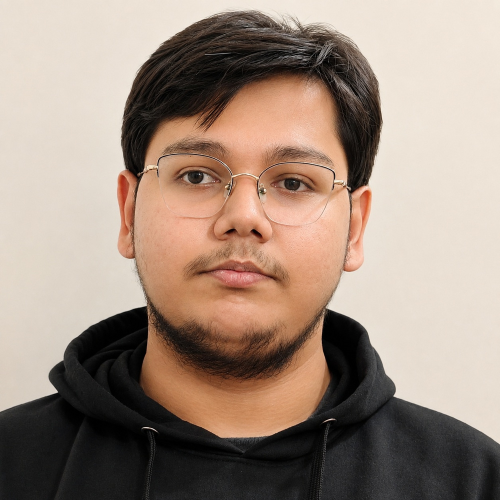
#> input picture assets/profile-source.jpg, 1000 x 1000 px (shown at 1/2 size); its folder holds only this picture in this run
$ python -i art_portrait.py   (imports and definitions only)
#> lines starting #> are read from the running program, lines starting #| are printed output that depends on the picture; after the words box and inside, x2 and y2 are one past the last pixel; in counts of white or black regions, pixels touching at a corner belong together
#!/usr/bin/env python3
"""
art_portrait.py

Turns a real photograph into a purple dot-matrix portrait that speaks the same
visual language as the `</>` glyph in art_code.py.

Nothing here is generative: no model invents a face, no detail is hallucinated.
Every dot is a measurement of the source photograph -- background removal by
flood fill, tone mapping, gradient magnitude, and grid sampling. The same photo
plus the same parameters always yields the same SVG.

Pipeline
--------
1.  load + background removal      flood fill from the border on a flat backdrop
2.  head detection                 row-width profile -> hair top, head width, neck
3.  composition                    crop to head-and-shoulders, fade the shoulders
4.  tone                           grayscale, subject-local normalise, local contrast
5.  feature maps                   gradient magnitude, dark-line (black-hat), rim
6.  grid sampling                  mean/min blended so thin dark lines survive
7.  style                          halftone | structure | hybrid -> dot list

Why brightness drives dot *weight* rather than dot *presence*: the terminal
background is dark, so "ink where the photo is dark" would turn the hair and
hoodie into one solid purple slab with a hole where the face is. Instead the
subject mask decides that a dot exists at all, and luminance decides how big
and bright it is. The hair stays present as a dim mass, the face reads as the
bright focal point, and the silhouette never collapses into a blob.

Dependencies: Pillow, NumPy.
"""

import os
from collections import deque

import numpy as np
from PIL import Image, ImageFilter

from dotmatrix import (ART_WIDTH, ART_HEIGHT, DOT_COLOR, DOT_COLOR_DIM,
                       clamp, lerp)

GROUP_ID = "portrait-dot-matrix"

STYLES = ("halftone", "structure", "hybrid")

# ---------------------------------------------------------------------------
# Composition: where the portrait sits inside the 540x540 art box
# ---------------------------------------------------------------------------
# Chosen to occupy roughly the optical weight of the `</>` glyph while allowing
# the extra height a head-and-shoulders composition needs. In hero coordinates
# this lands at x 122..462, y 162..582 -- clear of the prompt line (y=100), the
# footer divider (y=672), and the right-hand info column (x=592).

BOX_CX = 270.0
BOX_CY = 250.0
BOX_W = 382.0
BOX_H = 472.0

GRID_ROWS = 70                      # -> pitch ~6.74 art units
JITTER = 0.55                       # organic wobble, matches the glyph's feel
SEED = 20260731

# Fraction of the crop height the head (hair top -> chin) should occupy.
HEAD_FRACTION = 0.70
HEADROOM = 0.045                    # extra crop above the hair, as a fraction

# Shoulders dissolve toward the bottom of the crop instead of ending in a bar.
SHOULDER_FADE_START = 0.72          # fraction of crop height where fade begins
SIDE_FADE = 0.055                   # horizontal dissolve at the crop edges

BG_TOLERANCE = 34.0                 # RGB distance treated as "backdrop"
SAMPLE_PX = 2400                    # working resolution before grid sampling

# --- tone ------------------------------------------------------------------

TONE_FLOOR = 0.12                   # darkest subject areas still get some ink
TONE_GAMMA = 1.70                   # S-curve steepness, not a plain power
LOCAL_CONTRAST = 0.55               # unsharp amount, gives hair internal texture
DARKLINE_STRENGTH = 0.85            # how hard glasses/brows/mouth carve out ink
MIN_BLEND = 0.25                    # min-pooling weight when sampling a cell

# --- dot treatment ---------------------------------------------------------

DOT_R_FRAC = (0.20, 0.52)           # dot radius as a fraction of the cell
DOT_OPACITY = (0.30, 1.00)
RADIUS_CURVE = 0.85                 # <1 lifts midtones, >1 crushes them
OPACITY_CURVE = 0.60                # keeps most ink near-solid, halftone style
RIM_BOOST = 0.26                    # extra weight along the subject silhouette
HYBRID_SHARPEN = 0.50               # grid-level unsharp, keeps features crisp
MIN_WEIGHT = 0.10                   # below this a cell emits no dot at all


# ===========================================================================
# Stage 1-3: photograph -> composed, background-free head-and-shoulders
# ===========================================================================


def _flood_background(bgish):
    """Background = backdrop-coloured pixels *connected to the image border*.

    Connectivity matters: the hoodie reaches the bottom corners, and light
    highlights inside the hair are backdrop-coloured but enclosed. A plain
    colour threshold would punch holes in the subject; a flood fill will not.
    """
    h, w = bgish.shape
    seen = np.zeros((h, w), bool)
    dq = deque()

    def push(y, x):
        if bgish[y, x] and not seen[y, x]:
            seen[y, x] = True
            dq.append((y, x))

    for x in range(w):
        push(0, x)
        push(h - 1, x)
    for y in range(h):
        push(y, 0)
        push(y, w - 1)

    while dq:
        y, x = dq.popleft()
        if y > 0:
            push(y - 1, x)
        if y < h - 1:
            push(y + 1, x)
        if x > 0:
            push(y, x - 1)
        if x < w - 1:
            push(y, x + 1)

    return seen


def _clean_mask(mask, radius=3):
    """Close pinholes then shave single-pixel fringe off the silhouette."""
    img = Image.fromarray((mask * 255).astype(np.uint8))
    img = img.filter(ImageFilter.MaxFilter(radius))   # close
    img = img.filter(ImageFilter.MinFilter(radius))
    img = img.filter(ImageFilter.MinFilter(3))        # shave halo
    img = img.filter(ImageFilter.MaxFilter(3))
    return np.asarray(img) > 127


def extract_subject(path):
    """Return (rgb float array, subject mask) with the flat backdrop removed."""
    im = Image.open(path).convert("RGB")
    rgb = np.asarray(im).astype(np.float32)

    border = np.concatenate([
        rgb[:6].reshape(-1, 3), rgb[-6:].reshape(-1, 3),
        rgb[:, :6].reshape(-1, 3), rgb[:, -6:].reshape(-1, 3),
    ])
    backdrop = np.median(border, axis=0)

    bgish = np.linalg.norm(rgb - backdrop, axis=2) < BG_TOLERANCE
    mask = ~_flood_background(bgish)
    return rgb, _clean_mask(mask)


def measure_head(mask):
    """Locate hair top, head width and neck from the subject's row widths.

    Deterministic and photo-agnostic: no face model, just the shape of the
    silhouette. Works because a head-and-shoulders photo is narrow at the hair,
    widest at the ears, pinched at the neck, and flares at the shoulders.
    """
    h, w = mask.shape
    widths = mask.sum(axis=1)

    rows = np.where(widths >= max(24, w * 0.02))[0]
    if rows.size == 0:
        raise ValueError("no subject found in the source image")
    head_top = int(rows[0])

    # Widest point of the head lives in the upper half of the silhouette.
    upper = widths[head_top:head_top + int(h * 0.5)]
    head_w = int(upper.max())

    # Neck: narrowest row between the ears and the shoulder flare.
    lo = head_top + int(head_w * 0.60)
    hi = min(h, head_top + int(head_w * 1.70))
    neck = int(lo + np.argmin(widths[lo:hi])) if hi > lo + 1 else head_top + head_w

    # Horizontal centre from the head band only, so shoulders cannot pull it.
    band = mask[head_top:neck]
    cols = np.where(band.any(axis=0))[0]
    cx = float((cols[0] + cols[-1]) / 2.0)

    return head_top, neck, head_w, cx


def compose(path):
    """Crop to a centred head-and-shoulders and build a soft alpha channel."""
    rgb, mask = extract_subject(path)
#> in extract_subject, im is the input picture: PIL image 1000x1000 RGB; mean R, G, B 159.2, 140.1, 126.6
#> in extract_subject, `backdrop = np.median(border, axis=0)`: backdrop = [231, 221, 209]
#> in extract_subject, `bgish = np.linalg.norm(rgb - backdrop, axis=2) < BG_TOLERANCE`:
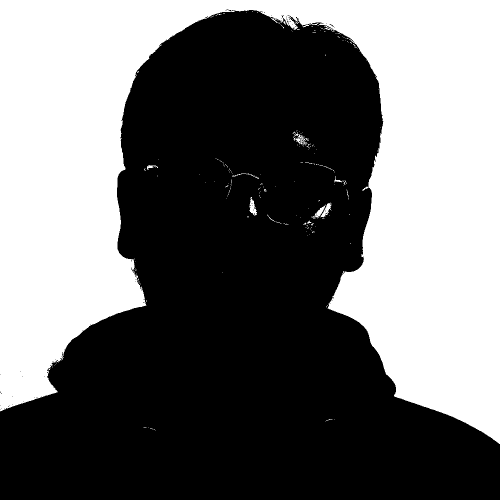
#> bgish: shape (1000, 1000) bool (shown at 1/2 size); 42.9% white; 222 white regions (208 under 20 px), largest, box (x1, y1, x2, y2) and area: (0, 0, 1000, 888) 426825, (498, 394, 514, 431) 290, (640, 406, 663, 435) 246
#> in extract_subject, `mask = ~_flood_background(bgish)`: mask: shape (1000, 1000) bool; 57.3% white; 1 black region, box (x1, y1, x2, y2) and area: (0, 0, 1000, 888) 426717
#> in _clean_mask, `img = img.filter(ImageFilter.MaxFilter(radius))`: img: PIL image 1000x1000 L; 57.7% white; 9 black regions (7 under 20 px), largest, box (x1, y1, x2, y2) and area: (0, 0, 1000, 887) 422481, (578, 41, 590, 55) 75
#> in _clean_mask, `img = img.filter(ImageFilter.MinFilter(radius))`: img: PIL image 1000x1000 L; 57.4% white; 2 black regions (1 under 20 px), largest, box (x1, y1, x2, y2) and area: (0, 0, 1000, 888) 426263
#> in _clean_mask, `img = img.filter(ImageFilter.MinFilter(3))`:
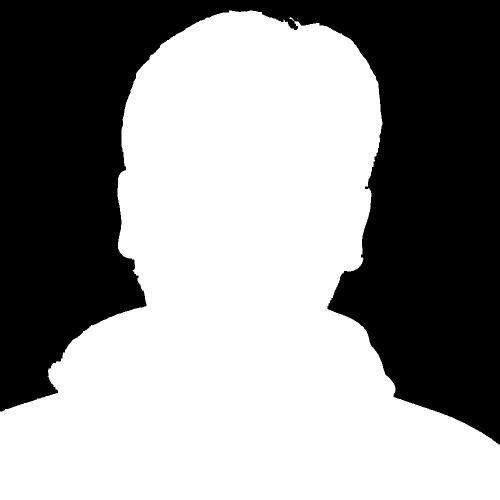
#> img: PIL image 1000x1000 L (shown at 1/2 size); 57% white; 1 black region, box (x1, y1, x2, y2) and area: (0, 0, 1000, 889) 429742
#> in _clean_mask, `img = img.filter(ImageFilter.MaxFilter(3))`: img: PIL image 1000x1000 L; 57.4% white; 1 black region, box (x1, y1, x2, y2) and area: (0, 0, 1000, 888) 426458
    head_top, neck, head_w, cx = measure_head(mask)
#> in measure_head, `widths = mask.sum(axis=1)`: widths = 1000 values, max 1000 at index 888, min 0 at index 0, mean 573.5
#> in measure_head, `rows = np.where(widths >= max(24, w * 0.02))[0]`: rows = 979 values from 21 to 999
#> in measure_head, `head_top = int(rows[0])`: head_top = 21
#> in measure_head, `upper = widths[head_top:head_top + int(h * 0.5)]`: upper = 500 values, max 522 at index 229, min 37 at index 0, mean 460.8
#> in measure_head, `head_w = int(upper.max())`: head_w = 522
#> in measure_head, `lo = head_top + int(head_w * 0.60)`: lo = 334
#> in measure_head, `hi = min(h, head_top + int(head_w * 1.70))`: hi = 908
#> in measure_head, `neck = int(lo + np.argmin(widths[lo:hi])) if hi > lo + 1 else head_top..`: neck = 608
#> in measure_head, `band = mask[head_top:neck]`:
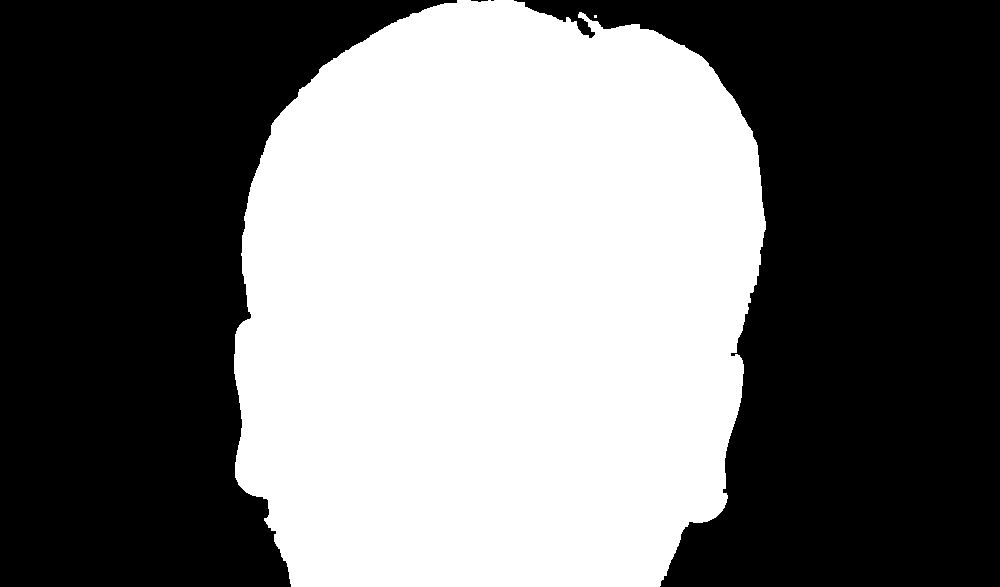
#> band: shape (587, 1000) bool; 45.3% white; 2 white regions (1 under 20 px), largest, box (x1, y1, x2, y2) and area: (234, 0, 766, 587) 265925
#> in measure_head, `cols = np.where(band.any(axis=0))[0]`: cols = 532 values from 234 to 765
#> in measure_head, `cx = float((cols[0] + cols[-1]) / 2.0)`: cx = 499.5
#> head_top = 21; neck = 608; head_w = 522; cx = 499.5

    head_h = neck - head_top
#> head_h = 587
    crop_h = head_h / HEAD_FRACTION
#> crop_h = 838.6
    crop_w = crop_h * (BOX_W / BOX_H)
#> crop_w = 678.7

    top = head_top - crop_h * HEADROOM
#> top = -16.74
    left = cx - crop_w / 2.0
#> left = 160.2

    # Pad rather than clamp, so the composition never shifts off-centre.
    src = np.dstack([rgb, mask.astype(np.float32) * 255.0])
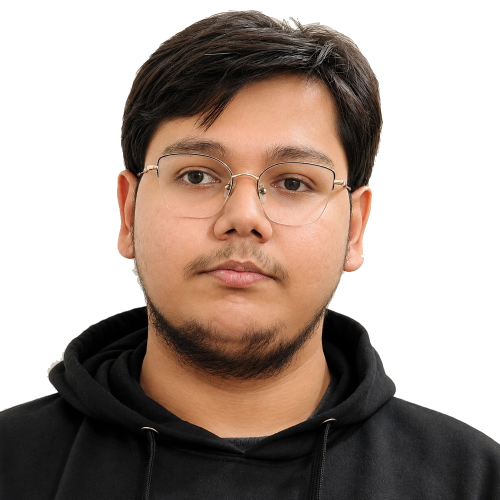
#> src: shape (1000, 1000, 4) float32 (shown at 1/2 size); mean R, G, B, A 159, 140.2, 126.5, 146.8; transparent parts drawn white
    img = Image.fromarray(src.astype(np.uint8), mode="RGBA")
#> img: PIL image 1000x1000 RGBA
    img = img.transform(
        (int(round(crop_w)), int(round(crop_h))), Image.AFFINE,
        (1, 0, left, 0, 1, top), resample=Image.BICUBIC, fillcolor=(0, 0, 0, 0))
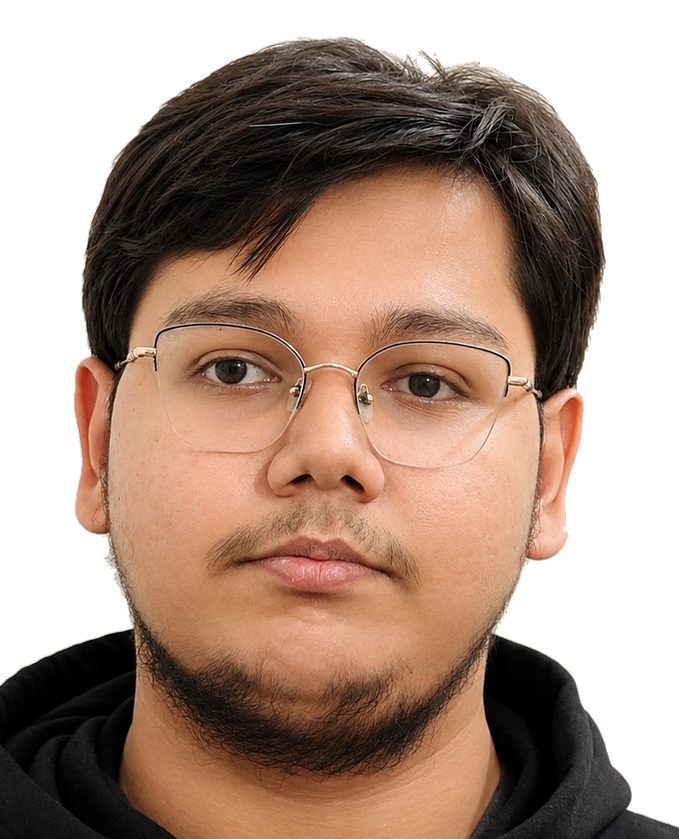
#> img: PIL image 679x839 RGBA; mean R, G, B, A 93.4, 68.4, 54.1, 174.7; transparent parts drawn white
    img = img.resize((int(SAMPLE_PX * BOX_W / BOX_H), SAMPLE_PX), Image.LANCZOS)
#> img: PIL image 1942x2400 RGBA

    arr = np.asarray(img).astype(np.float32) / 255.0
    rgb_c, alpha = arr[..., :3], arr[..., 3]
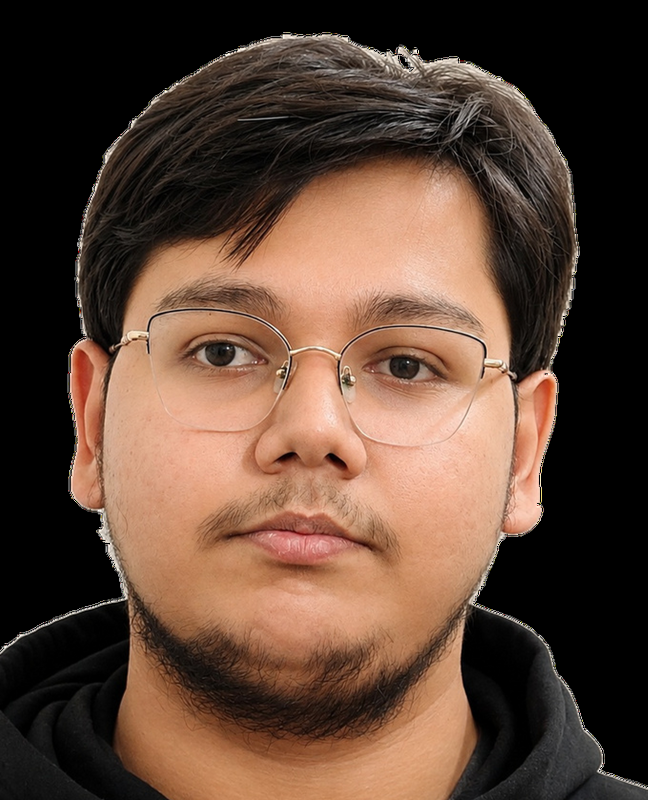
#> rgb_c: shape (2400, 1942, 3) float32 (shown at 1/3 size); mean R, G, B 0.369, 0.271, 0.215

    h, w = alpha.shape
#> h = 2400; w = 1942
    # Dissolve the shoulders downward so the hoodie suggests a torso instead of
    # ending in a photograph-shaped bar across the bottom of the artwork.
    ys = np.linspace(0.0, 1.0, h)[:, None]
#> ys = 2400 values from 0 to 1
    fade = np.clip((ys - SHOULDER_FADE_START) / (1.0 - SHOULDER_FADE_START), 0, 1)
#> fade = 2400 values from 0 to 1
    alpha = alpha * (1.0 - fade ** 1.4)
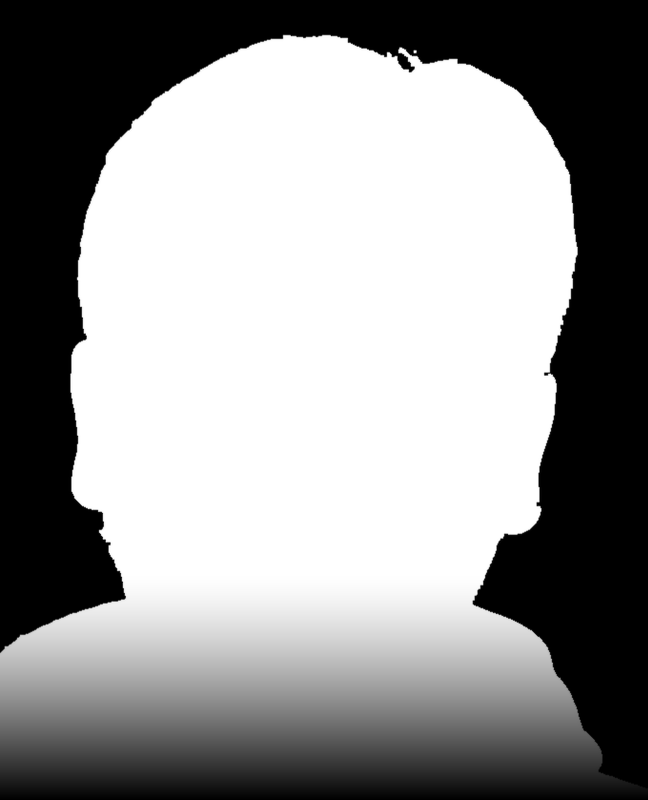
#> alpha: shape (2400, 1942) float64 (shown at 1/3 size); min 0, max 1, mean 0.578

    xs = np.linspace(0.0, 1.0, w)[None, :]
    side = np.clip(np.minimum(xs, 1.0 - xs) / SIDE_FADE, 0, 1)
    alpha = alpha * side ** 0.8

    return rgb_c, alpha


# ===========================================================================
# Stage 4-5: tone and feature maps
# ===========================================================================


# [234 lines left out: functions _box1d, _blur, build_maps, _sample, _sample_max, _scurve and 5 more, not called in this run]

>>> result = compose('../assets/profile-source.jpg')
